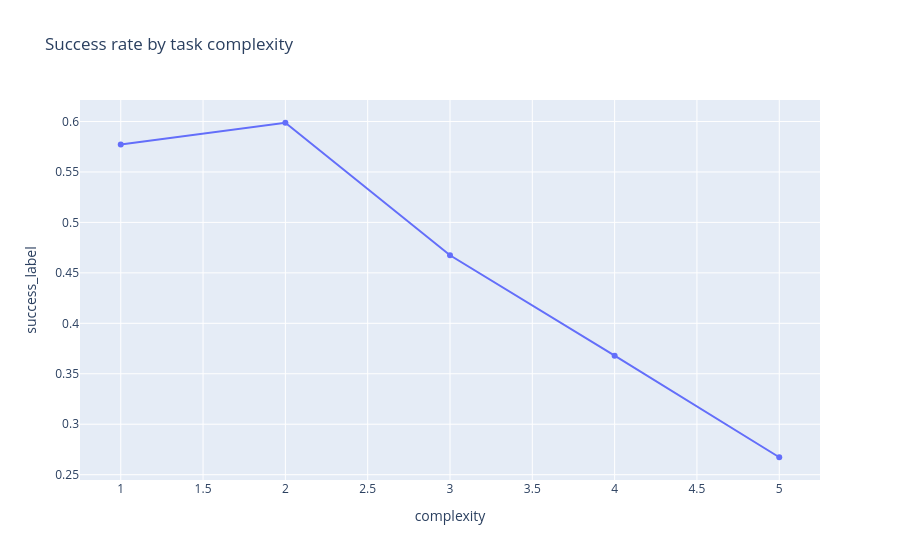

The cell this chart's notebook holds for it:
### Code cell
complexity_success = merged.groupby("complexity")["success_label"].mean().reset_index()

fig = px.line(
    complexity_success,
    x="complexity",
    y="success_label",
    markers=True,
    title="Success rate by task complexity",
)
fig.show()
fig.write_html(FIGURES / "eda_success_by_complexity.html")

### Figure 1 — Plotly figure (JSON) as saved in the notebook; plotly's stock layout.template omitted (floating-point values rounded to 4 significant figures)
{"data": [{"hovertemplate": "complexity=%{x}<br>success_label=%{y}<extra></extra>", "legendgroup": "", "line": {"color": "#636efa", "dash": "solid"}, "marker": {"symbol": "circle"}, "mode": "lines+markers", "name": "", "orientation": "v", "showlegend": false, "type": "scatter", "x": [1, 2, 3, 4, 5], "xaxis": "x", "y": [0.5772, 0.5987, 0.4674, 0.3679, 0.2673], "yaxis": "y"}], "layout": {"legend": {"tracegroupgap": 0}, "title": {"text": "Success rate by task complexity"}, "xaxis": {"anchor": "y", "domain": [0.0, 1.0], "title": {"text": "complexity"}}, "yaxis": {"anchor": "x", "domain": [0.0, 1.0], "title": {"text": "success_label"}}}}
